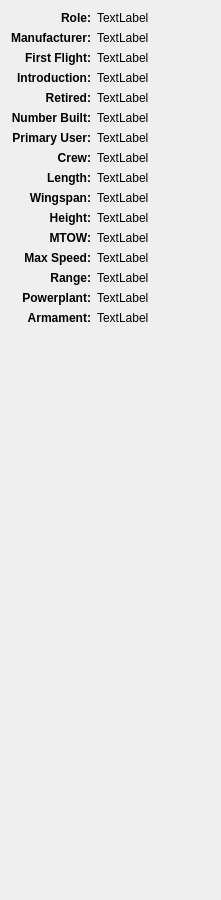
               <widget class="QWidget" name="scrollAreaWidgetContents">
                <property name="geometry">
                 <rect>
                  <x>0</x>
                  <y>0</y>
                  <width>221</width>
                  <height>900</height>
                 </rect>
                </property>
                <layout class="QGridLayout" name="gridLayout_5">
                 <item row="8" column="0">
                  <widget class="QLabel" name="labelAerialLength">
                   <property name="sizePolicy">
                    <sizepolicy hsizetype="Preferred" vsizetype="Preferred">
                     <horstretch>0</horstretch>
                     <verstretch>0</verstretch>
                    </sizepolicy>
                   </property>
                   <property name="font">
                    <font>
                     <weight>75</weight>
                     <bold>true</bold>
                    </font>
                   </property>
                   <property name="text">
                    <string>Length:</string>
                   </property>
                   <property name="alignment">
                    <set>Qt::AlignRight|Qt::AlignTop|Qt::AlignTrailing</set>
                   </property>
                  </widget>
                 </item>
                 <item row="14" column="1">
                  <widget class="QLabel" name="labelAerialValuePowerplant">
                   <property name="sizePolicy">
                    <sizepolicy hsizetype="Preferred" vsizetype="Preferred">
                     <horstretch>3</horstretch>
                     <verstretch>0</verstretch>
                    </sizepolicy>
                   </property>
                   <property name="text">
                    <string>TextLabel</string>
                   </property>
                   <property name="alignment">
                    <set>Qt::AlignLeading|Qt::AlignLeft|Qt::AlignTop</set>
                   </property>
                   <property name="wordWrap">
                    <bool>true</bool>
                   </property>
                  </widget>
                 </item>
                 <item row="12" column="0">
                  <widget class="QLabel" name="labelAerialMaxSpeed">
                   <property name="sizePolicy">
                    <sizepolicy hsizetype="Preferred" vsizetype="Preferred">
                     <horstretch>0</horstretch>
                     <verstretch>0</verstretch>
                    </sizepolicy>
                   </property>
                   <property name="font">
                    <font>
                     <weight>75</weight>
                     <bold>true</bold>
                    </font>
                   </property>
                   <property name="text">
                    <string>Max Speed:</string>
                   </property>
                   <property name="alignment">
                    <set>Qt::AlignRight|Qt::AlignTop|Qt::AlignTrailing</set>
                   </property>
                  </widget>
                 </item>
                 <item row="0" column="1">
                  <widget class="QLabel" name="labelAerialValueRole">
                   <property name="sizePolicy">
                    <sizepolicy hsizetype="Preferred" vsizetype="Preferred">
                     <horstretch>3</horstretch>
                     <verstretch>0</verstretch>
                    </sizepolicy>
                   </property>
                   <property name="text">
                    <string>TextLabel</string>
                   </property>
                   <property name="alignment">
                    <set>Qt::AlignLeading|Qt::AlignLeft|Qt::AlignTop</set>
                   </property>
                   <property name="wordWrap">
                    <bool>true</bool>
                   </property>
                  </widget>
                 </item>
                 <item row="4" column="0">
                  <widget class="QLabel" name="labelAerialRetired">
                   <property name="sizePolicy">
                    <sizepolicy hsizetype="Preferred" vsizetype="Preferred">
                     <horstretch>0</horstretch>
                     <verstretch>0</verstretch>
                    </sizepolicy>
                   </property>
                   <property name="font">
                    <font>
                     <weight>75</weight>
                     <bold>true</bold>
                    </font>
                   </property>
                   <property name="text">
                    <string>Retired:</string>
                   </property>
                   <property name="alignment">
                    <set>Qt::AlignRight|Qt::AlignTop|Qt::AlignTrailing</set>
                   </property>
                  </widget>
                 </item>
                 <item row="3" column="0">
                  <widget class="QLabel" name="labelAerialIntroduction">
                   <property name="sizePolicy">
                    <sizepolicy hsizetype="Preferred" vsizetype="Preferred">
                     <horstretch>0</horstretch>
                     <verstretch>0</verstretch>
                    </sizepolicy>
                   </property>
                   <property name="font">
                    <font>
                     <weight>75</weight>
                     <bold>true</bold>
                    </font>
                   </property>
                   <property name="text">
                    <string>Introduction:</string>
                   </property>
                   <property name="alignment">
                    <set>Qt::AlignRight|Qt::AlignTop|Qt::AlignTrailing</set>
                   </property>
                  </widget>
                 </item>
                 <item row="3" column="1">
                  <widget class="QLabel" name="labelAerialValueIntroduction">
                   <property name="sizePolicy">
                    <sizepolicy hsizetype="Preferred" vsizetype="Preferred">
                     <horstretch>3</horstretch>
                     <verstretch>0</verstretch>
                    </sizepolicy>
                   </property>
                   <property name="text">
                    <string>TextLabel</string>
                   </property>
                   <property name="alignment">
                    <set>Qt::AlignLeading|Qt::AlignLeft|Qt::AlignTop</set>
                   </property>
                   <property name="wordWrap">
                    <bool>true</bool>
                   </property>
                  </widget>
                 </item>
                 <item row="9" column="0">
                  <widget class="QLabel" name="labelAerialWingspan">
                   <property name="sizePolicy">
                    <sizepolicy hsizetype="Preferred" vsizetype="Preferred">
                     <horstretch>0</horstretch>
                     <verstretch>0</verstretch>
                    </sizepolicy>
                   </property>
                   <property name="font">
                    <font>
                     <weight>75</weight>
                     <bold>true</bold>
                    </font>
                   </property>
                   <property name="text">
                    <string>Wingspan:</string>
                   </property>
                   <property name="alignment">
                    <set>Qt::AlignRight|Qt::AlignTop|Qt::AlignTrailing</set>
                   </property>
                  </widget>
                 </item>
                 <item row="13" column="1">
                  <widget class="QLabel" name="labelAerialValueRange">
                   <property name="sizePolicy">
                    <sizepolicy hsizetype="Preferred" vsizetype="Preferred">
                     <horstretch>3</horstretch>
                     <verstretch>0</verstretch>
                    </sizepolicy>
                   </property>
                   <property name="text">
                    <string>TextLabel</string>
                   </property>
                   <property name="alignment">
                    <set>Qt::AlignLeading|Qt::AlignLeft|Qt::AlignTop</set>
                   </property>
                   <property name="wordWrap">
                    <bool>true</bool>
                   </property>
                  </widget>
                 </item>
                 <item row="10" column="1">
                  <widget class="QLabel" name="labelAerialValueHeight">
                   <property name="sizePolicy">
                    <sizepolicy hsizetype="Preferred" vsizetype="Preferred">
                     <horstretch>3</horstretch>
                     <verstretch>0</verstretch>
                    </sizepolicy>
                   </property>
                   <property name="text">
                    <string>TextLabel</string>
                   </property>
                   <property name="alignment">
                    <set>Qt::AlignLeading|Qt::AlignLeft|Qt::AlignTop</set>
                   </property>
                   <property name="wordWrap">
                    <bool>true</bool>
                   </property>
                  </widget>
                 </item>
                 <item row="8" column="1">
                  <widget class="QLabel" name="labelAerialValueLength">
                   <property name="sizePolicy">
                    <sizepolicy hsizetype="Preferred" vsizetype="Preferred">
                     <horstretch>3</horstretch>
                     <verstretch>0</verstretch>
                    </sizepolicy>
                   </property>
                   <property name="text">
                    <string>TextLabel</string>
                   </property>
                   <property name="alignment">
                    <set>Qt::AlignLeading|Qt::AlignLeft|Qt::AlignTop</set>
                   </property>
                   <property name="wordWrap">
                    <bool>true</bool>
                   </property>
                  </widget>
                 </item>
                 <item row="14" column="0">
                  <widget class="QLabel" name="labelAerialPowerplant">
                   <property name="sizePolicy">
                    <sizepolicy hsizetype="Preferred" vsizetype="Preferred">
                     <horstretch>0</horstretch>
                     <verstretch>0</verstretch>
                    </sizepolicy>
                   </property>
                   <property name="font">
                    <font>
                     <weight>75</weight>
                     <bold>true</bold>
                    </font>
                   </property>
                   <property name="text">
                    <string>Powerplant:</string>
                   </property>
                   <property name="alignment">
                    <set>Qt::AlignRight|Qt::AlignTop|Qt::AlignTrailing</set>
                   </property>
                  </widget>
                 </item>
                 <item row="1" column="1">
                  <widget class="QLabel" name="labelAerialValueManufacturer">
                   <property name="sizePolicy">
                    <sizepolicy hsizetype="Preferred" vsizetype="Preferred">
                     <horstretch>3</horstretch>
                     <verstretch>0</verstretch>
                    </sizepolicy>
                   </property>
                   <property name="text">
                    <string>TextLabel</string>
                   </property>
                   <property name="alignment">
                    <set>Qt::AlignLeading|Qt::AlignLeft|Qt::AlignTop</set>
                   </property>
                   <property name="wordWrap">
                    <bool>true</bool>
                   </property>
                  </widget>
                 </item>
                 <item row="1" column="0">
                  <widget class="QLabel" name="labelAerialManufacturer">
                   <property name="sizePolicy">
                    <sizepolicy hsizetype="Preferred" vsizetype="Preferred">
                     <horstretch>0</horstretch>
                     <verstretch>0</verstretch>
                    </sizepolicy>
                   </property>
                   <property name="font">
                    <font>
                     <weight>75</weight>
                     <bold>true</bold>
                    </font>
                   </property>
                   <property name="text">
                    <string>Manufacturer:</string>
                   </property>
                   <property name="alignment">
                    <set>Qt::AlignRight|Qt::AlignTop|Qt::AlignTrailing</set>
                   </property>
                  </widget>
                 </item>
                 <item row="16" column="0" colspan="2">
                  <spacer name="verticalSpacer">
                   <property name="orientation">
                    <enum>Qt::Vertical</enum>
                   </property>
                   <property name="sizeHint" stdset="0">
                    <size>
                     <width>187</width>
                     <height>446</height>
                    </size>
                   </property>
                  </spacer>
                 </item>
                 <item row="0" column="0">
                  <widget class="QLabel" name="labelAerialRole">
                   <property name="sizePolicy">
                    <sizepolicy hsizetype="Preferred" vsizetype="Preferred">
                     <horstretch>0</horstretch>
                     <verstretch>0</verstretch>
                    </sizepolicy>
                   </property>
                   <property name="font">
                    <font>
                     <weight>75</weight>
                     <bold>true</bold>
                    </font>
                   </property>
                   <property name="text">
                    <string>Role:</string>
                   </property>
                   <property name="alignment">
                    <set>Qt::AlignRight|Qt::AlignTop|Qt::AlignTrailing</set>
                   </property>
                  </widget>
                 </item>
                 <item row="2" column="1">
                  <widget class="QLabel" name="labelAerialValueFirstFlight">
                   <property name="sizePolicy">
                    <sizepolicy hsizetype="Preferred" vsizetype="Preferred">
                     <horstretch>3</horstretch>
                     <verstretch>0</verstretch>
                    </sizepolicy>
                   </property>
                   <property name="text">
                    <string>TextLabel</string>
                   </property>
                   <property name="alignment">
                    <set>Qt::AlignLeading|Qt::AlignLeft|Qt::AlignTop</set>
                   </property>
                   <property name="wordWrap">
                    <bool>true</bool>
                   </property>
                  </widget>
                 </item>
                 <item row="2" column="0">
                  <widget class="QLabel" name="labelAerialFirstFlight">
                   <property name="sizePolicy">
                    <sizepolicy hsizetype="Preferred" vsizetype="Preferred">
                     <horstretch>0</horstretch>
                     <verstretch>0</verstretch>
                    </sizepolicy>
                   </property>
                   <property name="font">
                    <font>
                     <weight>75</weight>
                     <bold>true</bold>
                    </font>
                   </property>
                   <property name="text">
                    <string>First Flight:</string>
                   </property>
                   <property name="alignment">
                    <set>Qt::AlignRight|Qt::AlignTop|Qt::AlignTrailing</set>
                   </property>
                  </widget>
                 </item>
                 <item row="11" column="1">
                  <widget class="QLabel" name="labelAerialValueMTOW">
                   <property name="sizePolicy">
                    <sizepolicy hsizetype="Preferred" vsizetype="Preferred">
                     <horstretch>3</horstretch>
                     <verstretch>0</verstretch>
                    </sizepolicy>
                   </property>
                   <property name="text">
                    <string>TextLabel</string>
                   </property>
                   <property name="alignment">
                    <set>Qt::AlignLeading|Qt::AlignLeft|Qt::AlignTop</set>
                   </property>
                   <property name="wordWrap">
                    <bool>true</bool>
                   </property>
                  </widget>
                 </item>
                 <item row="12" column="1">
                  <widget class="QLabel" name="labelAerialValueMaxSpeed">
                   <property name="sizePolicy">
                    <sizepolicy hsizetype="Preferred" vsizetype="Preferred">
                     <horstretch>3</horstretch>
                     <verstretch>0</verstretch>
                    </sizepolicy>
                   </property>
                   <property name="text">
                    <string>TextLabel</string>
                   </property>
                   <property name="alignment">
                    <set>Qt::AlignLeading|Qt::AlignLeft|Qt::AlignTop</set>
                   </property>
                   <property name="wordWrap">
                    <bool>true</bool>
                   </property>
                  </widget>
                 </item>
                 <item row="4" column="1">
                  <widget class="QLabel" name="labelAerialValueRetired">
                   <property name="sizePolicy">
                    <sizepolicy hsizetype="Preferred" vsizetype="Preferred">
                     <horstretch>3</horstretch>
                     <verstretch>0</verstretch>
                    </sizepolicy>
                   </property>
                   <property name="text">
                    <string>TextLabel</string>
                   </property>
                   <property name="alignment">
                    <set>Qt::AlignLeading|Qt::AlignLeft|Qt::AlignTop</set>
                   </property>
                   <property name="wordWrap">
                    <bool>true</bool>
                   </property>
                  </widget>
                 </item>
                 <item row="7" column="1">
                  <widget class="QLabel" name="labelAerialValueCrew">
                   <property name="sizePolicy">
                    <sizepolicy hsizetype="Preferred" vsizetype="Preferred">
                     <horstretch>3</horstretch>
                     <verstretch>0</verstretch>
                    </sizepolicy>
                   </property>
                   <property name="text">
                    <string>TextLabel</string>
                   </property>
                   <property name="alignment">
                    <set>Qt::AlignLeading|Qt::AlignLeft|Qt::AlignTop</set>
                   </property>
                   <property name="wordWrap">
                    <bool>true</bool>
                   </property>
                  </widget>
                 </item>
                 <item row="9" column="1">
                  <widget class="QLabel" name="labelAerialValueWingspan">
                   <property name="sizePolicy">
                    <sizepolicy hsizetype="Preferred" vsizetype="Preferred">
                     <horstretch>3</horstretch>
                     <verstretch>0</verstretch>
                    </sizepolicy>
                   </property>
                   <property name="text">
                    <string>TextLabel</string>
                   </property>
                   <property name="alignment">
                    <set>Qt::AlignLeading|Qt::AlignLeft|Qt::AlignTop</set>
                   </property>
                   <property name="wordWrap">
                    <bool>true</bool>
                   </property>
                  </widget>
                 </item>
                 <item row="6" column="1">
                  <widget class="QLabel" name="labelAerialValuePrimaryUser">
                   <property name="sizePolicy">
                    <sizepolicy hsizetype="Preferred" vsizetype="Preferred">
                     <horstretch>3</horstretch>
                     <verstretch>0</verstretch>
                    </sizepolicy>
                   </property>
                   <property name="text">
                    <string>TextLabel</string>
                   </property>
                   <property name="alignment">
                    <set>Qt::AlignLeading|Qt::AlignLeft|Qt::AlignTop</set>
                   </property>
                   <property name="wordWrap">
                    <bool>true</bool>
                   </property>
                  </widget>
                 </item>
                 <item row="5" column="1">
                  <widget class="QLabel" name="labelAerialValueNumberBuilt">
                   <property name="sizePolicy">
                    <sizepolicy hsizetype="Preferred" vsizetype="Preferred">
                     <horstretch>3</horstretch>
                     <verstretch>0</verstretch>
                    </sizepolicy>
                   </property>
                   <property name="text">
                    <string>TextLabel</string>
                   </property>
                   <property name="alignment">
                    <set>Qt::AlignLeading|Qt::AlignLeft|Qt::AlignTop</set>
                   </property>
                   <property name="wordWrap">
                    <bool>true</bool>
                   </property>
                  </widget>
                 </item>
                 <item row="13" column="0">
                  <widget class="QLabel" name="labelAerialRange">
                   <property name="sizePolicy">
                    <sizepolicy hsizetype="Preferred" vsizetype="Preferred">
                     <horstretch>0</horstretch>
                     <verstretch>0</verstretch>
                    </sizepolicy>
                   </property>
                   <property name="font">
                    <font>
                     <weight>75</weight>
                     <bold>true</bold>
                    </font>
                   </property>
                   <property name="text">
                    <string>Range:</string>
                   </property>
                   <property name="alignment">
                    <set>Qt::AlignRight|Qt::AlignTop|Qt::AlignTrailing</set>
                   </property>
                  </widget>
                 </item>
                 <item row="5" column="0">
                  <widget class="QLabel" name="labelAerialNumberBuilt">
                   <property name="sizePolicy">
                    <sizepolicy hsizetype="Preferred" vsizetype="Preferred">
                     <horstretch>0</horstretch>
                     <verstretch>0</verstretch>
                    </sizepolicy>
                   </property>
                   <property name="font">
                    <font>
                     <weight>75</weight>
                     <bold>true</bold>
                    </font>
                   </property>
                   <property name="text">
                    <string>Number Built:</string>
                   </property>
                   <property name="alignment">
                    <set>Qt::AlignRight|Qt::AlignTop|Qt::AlignTrailing</set>
                   </property>
                  </widget>
                 </item>
                 <item row="6" column="0">
                  <widget class="QLabel" name="labelAerialPrimaryUser">
                   <property name="sizePolicy">
                    <sizepolicy hsizetype="Preferred" vsizetype="Preferred">
                     <horstretch>0</horstretch>
                     <verstretch>0</verstretch>
                    </sizepolicy>
                   </property>
                   <property name="font">
                    <font>
                     <weight>75</weight>
                     <bold>true</bold>
                    </font>
                   </property>
                   <property name="text">
                    <string>Primary User:</string>
                   </property>
                   <property name="alignment">
                    <set>Qt::AlignRight|Qt::AlignTop|Qt::AlignTrailing</set>
                   </property>
                  </widget>
                 </item>
                 <item row="7" column="0">
                  <widget class="QLabel" name="labelAerialCrew">
                   <property name="sizePolicy">
                    <sizepolicy hsizetype="Preferred" vsizetype="Preferred">
                     <horstretch>0</horstretch>
                     <verstretch>0</verstretch>
                    </sizepolicy>
                   </property>
                   <property name="font">
                    <font>
                     <weight>75</weight>
                     <bold>true</bold>
                    </font>
                   </property>
                   <property name="text">
                    <string>Crew:</string>
                   </property>
                   <property name="alignment">
                    <set>Qt::AlignRight|Qt::AlignTop|Qt::AlignTrailing</set>
                   </property>
                  </widget>
                 </item>
                 <item row="10" column="0">
                  <widget class="QLabel" name="labelAerialHeight">
                   <property name="sizePolicy">
                    <sizepolicy hsizetype="Preferred" vsizetype="Preferred">
                     <horstretch>0</horstretch>
                     <verstretch>0</verstretch>
                    </sizepolicy>
                   </property>
                   <property name="font">
                    <font>
                     <weight>75</weight>
                     <bold>true</bold>
                    </font>
                   </property>
                   <property name="text">
                    <string>Height:</string>
                   </property>
                   <property name="alignment">
                    <set>Qt::AlignRight|Qt::AlignTop|Qt::AlignTrailing</set>
                   </property>
                  </widget>
                 </item>
                 <item row="11" column="0">
                  <widget class="QLabel" name="labelAerialMTOW">
                   <property name="sizePolicy">
                    <sizepolicy hsizetype="Preferred" vsizetype="Preferred">
                     <horstretch>0</horstretch>
                     <verstretch>0</verstretch>
                    </sizepolicy>
                   </property>
                   <property name="font">
                    <font>
                     <weight>75</weight>
                     <bold>true</bold>
                    </font>
                   </property>
                   <property name="text">
                    <string>MTOW:</string>
                   </property>
                   <property name="alignment">
                    <set>Qt::AlignRight|Qt::AlignTop|Qt::AlignTrailing</set>
                   </property>
                  </widget>
                 </item>
                 <item row="15" column="0">
                  <widget class="QLabel" name="labelAerialArmament">
                   <property name="sizePolicy">
                    <sizepolicy hsizetype="Preferred" vsizetype="Preferred">
                     <horstretch>0</horstretch>
                     <verstretch>0</verstretch>
                    </sizepolicy>
                   </property>
                   <property name="font">
                    <font>
                     <weight>75</weight>
                     <bold>true</bold>
                    </font>
                   </property>
                   <property name="text">
                    <string>Armament:</string>
                   </property>
                   <property name="alignment">
                    <set>Qt::AlignRight|Qt::AlignTop|Qt::AlignTrailing</set>
                   </property>
                  </widget>
                 </item>
                 <item row="15" column="1">
                  <widget class="QLabel" name="labelAerialValueArmament">
                   <property name="sizePolicy">
                    <sizepolicy hsizetype="Preferred" vsizetype="Preferred">
                     <horstretch>3</horstretch>
                     <verstretch>0</verstretch>
                    </sizepolicy>
                   </property>
                   <property name="text">
                    <string>TextLabel</string>
                   </property>
                   <property name="alignment">
                    <set>Qt::AlignLeading|Qt::AlignLeft|Qt::AlignTop</set>
                   </property>
                   <property name="wordWrap">
                    <bool>true</bool>
                   </property>
                  </widget>
                 </item>
                </layout>
               </widget>
